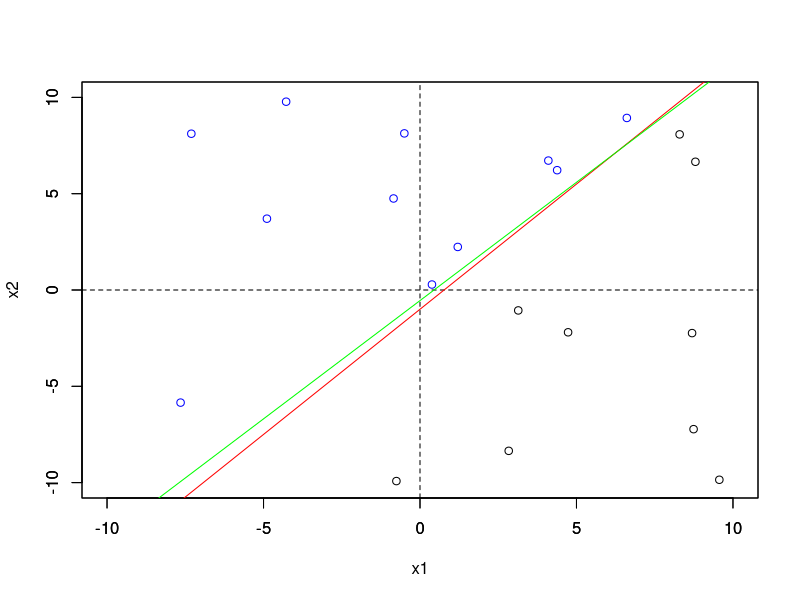

Source code (R):
## Exercise 1.4

# Generating the dataset:


set.seed(42) #for reproducibility

N <- 20 #number of points
x_min=-10; x_max = 10; y_min=-10; y_max=10
data <- cbind(
  runif(N,x_min,x_max),
  runif(N,y_min,y_max)
)
x1 <- data[,1]
x2 <- data[,2]
a = 1.3;b=-1 # line parameters

## Sign {+1,-1} classification function (including 0 in +1 class)
classify = function(x){
  return(
    sapply(1:length(x),function(k){
    if(x[k]>=0){return(1)}
    else{return(-1)}
    })
  )
}
data <- cbind(data,classify(x2-x1*a-b)) #Appending y_n column


PLA = function(data,d=2,w0=c(0,0,0)){
  w = t(matrix(w0))
  data2=cbind(rep(1,nrow(data)),data)
  x = t(data2[,1:(d+1)])
  y_true = data2[,(d+2)]
  y_pred = classify(w %*% x)
  missed = which(y_true != y_pred)
  
  while(length(missed)!=0){
    i <- sample(missed,1)
    
    while(classify(w %*% x[,i])!=y_true[i]){
      w <- w+y_true[i]*x[,i]
    }
    y_pred <- classify(w %*% x)
    missed <- which(y_true != y_pred)
    
  }
  return (w)
  
}
t0 = Sys.time()
w = PLA(data)
delta_t=Sys.time()-t0

print(paste0("Execution Time: ",delta_t," ",attr(delta_t,"units")))
print(paste0("Real Angular Coefficient -> ",a))
print(paste0("PLA Angular Coefficient -> ",-w[2]/w[3]))
print(paste0("Real Linear Coefficient -> ",b))
print(paste0("PLA Linear Coefficient -> ",-w[1]/w[3]))

#Plotting
line_x=seq(x_min,x_max,length.out=100)
line_y=a*line_x+b

a2 = -w[2]/w[3];b2 = -w[1]/w[3]
line2_x=seq(x_min,x_max,length.out=100)
line2_y=a2*line2_x+b2

pos = which(data[,3]==1)
neg = which(data[,3]==-1)

png("figs/ex1.4_PLA.png")
plot(x1[pos],x2[pos],xlim=c(x_min,x_max),ylim=c(y_min,y_max),col="blue",xlab="",ylab="")
par(new=TRUE)
plot(x1[neg],x2[neg],xlim=c(x_min,x_max),ylim=c(y_min,y_max),xlab="x1",ylab="x2")
abline(h=0, v=0,lty=2)
lines(line_x,line_y,type="l",col="red",xlim=c(x_min,x_max),ylim=c(y_min,y_max))
lines(line2_x,line2_y,type="l",col="green",xlim=c(x_min,x_max),ylim=c(y_min,y_max))
dev.off()
